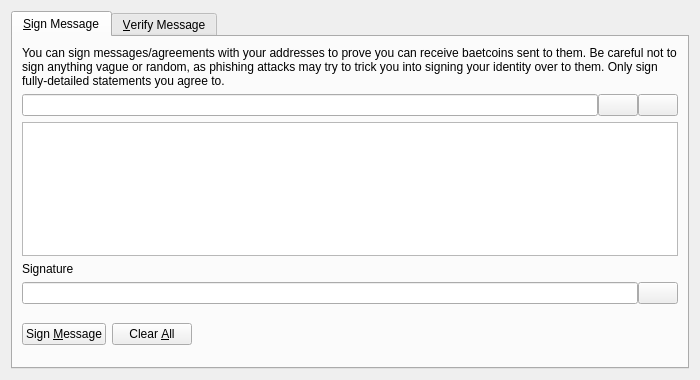
<?xml version="1.0" encoding="UTF-8"?>
<ui version="4.0">
 <class>SignVerifyMessageDialog</class>
 <widget class="QDialog" name="SignVerifyMessageDialog">
  <property name="geometry">
   <rect>
    <x>0</x>
    <y>0</y>
    <width>700</width>
    <height>380</height>
   </rect>
  </property>
  <property name="windowTitle">
   <string>Signatures - Sign / Verify a Message</string>
  </property>
  <property name="modal">
   <bool>true</bool>
  </property>
  <layout class="QVBoxLayout" name="verticalLayout">
   <item>
    <widget class="QTabWidget" name="tabWidget">
     <property name="currentIndex">
      <number>0</number>
     </property>
     <widget class="QWidget" name="tabSignMessage">
      <attribute name="title">
       <string>&amp;Sign Message</string>
      </attribute>
      <layout class="QVBoxLayout" name="verticalLayout_SM">
       <item>
        <widget class="QLabel" name="infoLabel_SM">
         <property name="text">
          <string>You can sign messages/agreements with your addresses to prove you can receive baetcoins sent to them. Be careful not to sign anything vague or random, as phishing attacks may try to trick you into signing your identity over to them. Only sign fully-detailed statements you agree to.</string>
         </property>
         <property name="textFormat">
          <enum>Qt::PlainText</enum>
         </property>
         <property name="wordWrap">
          <bool>true</bool>
         </property>
        </widget>
       </item>
       <item>
        <layout class="QHBoxLayout" name="horizontalLayout_1_SM">
         <property name="spacing">
          <number>0</number>
         </property>
         <item>
          <widget class="QValidatedLineEdit" name="addressIn_SM">
           <property name="toolTip">
            <string>The baetcoin address to sign the message with</string>
           </property>
          </widget>
         </item>
         <item>
          <widget class="QPushButton" name="addressBookButton_SM">
           <property name="toolTip">
            <string>Choose previously used address</string>
           </property>
           <property name="text">
            <string/>
           </property>
           <property name="icon">
            <iconset resource="../bitcoin.qrc">
             <normaloff>:/icons/address-book</normaloff>:/icons/address-book</iconset>
           </property>
           <property name="shortcut">
            <string>Alt+A</string>
           </property>
           <property name="autoDefault">
            <bool>false</bool>
           </property>
          </widget>
         </item>
         <item>
          <widget class="QPushButton" name="pasteButton_SM">
           <property name="toolTip">
            <string>Paste address from clipboard</string>
           </property>
           <property name="text">
            <string/>
           </property>
           <property name="icon">
            <iconset resource="../bitcoin.qrc">
             <normaloff>:/icons/editpaste</normaloff>:/icons/editpaste</iconset>
           </property>
           <property name="shortcut">
            <string>Alt+P</string>
           </property>
           <property name="autoDefault">
            <bool>false</bool>
           </property>
          </widget>
         </item>
        </layout>
       </item>
       <item>
        <widget class="QPlainTextEdit" name="messageIn_SM">
         <property name="toolTip">
          <string>Enter the message you want to sign here</string>
         </property>
        </widget>
       </item>
       <item>
        <widget class="QLabel" name="signatureLabel_SM">
         <property name="text">
          <string>Signature</string>
         </property>
         <property name="textFormat">
          <enum>Qt::PlainText</enum>
         </property>
        </widget>
       </item>
       <item>
        <layout class="QHBoxLayout" name="horizontalLayout_2_SM">
         <property name="spacing">
          <number>0</number>
         </property>
         <item>
          <widget class="QLineEdit" name="signatureOut_SM">
           <property name="font">
            <font>
             <italic>true</italic>
            </font>
           </property>
           <property name="readOnly">
            <bool>true</bool>
           </property>
          </widget>
         </item>
         <item>
          <widget class="QPushButton" name="copySignatureButton_SM">
           <property name="toolTip">
            <string>Copy the current signature to the system clipboard</string>
           </property>
           <property name="text">
            <string/>
           </property>
           <property name="icon">
            <iconset resource="../bitcoin.qrc">
             <normaloff>:/icons/editcopy</normaloff>:/icons/editcopy</iconset>
           </property>
           <property name="autoDefault">
            <bool>false</bool>
           </property>
          </widget>
         </item>
        </layout>
       </item>
       <item>
        <layout class="QHBoxLayout" name="horizontalLayout_3_SM">
         <item>
          <widget class="QPushButton" name="signMessageButton_SM">
           <property name="toolTip">
            <string>Sign the message to prove you own this baetcoin address</string>
           </property>
           <property name="text">
            <string>Sign &amp;Message</string>
           </property>
           <property name="icon">
            <iconset resource="../bitcoin.qrc">
             <normaloff>:/icons/edit</normaloff>:/icons/edit</iconset>
           </property>
           <property name="autoDefault">
            <bool>false</bool>
           </property>
          </widget>
         </item>
         <item>
          <widget class="QPushButton" name="clearButton_SM">
           <property name="toolTip">
            <string>Reset all sign message fields</string>
           </property>
           <property name="text">
            <string>Clear &amp;All</string>
           </property>
           <property name="icon">
            <iconset resource="../bitcoin.qrc">
             <normaloff>:/icons/remove</normaloff>:/icons/remove</iconset>
           </property>
           <property name="autoDefault">
            <bool>false</bool>
           </property>
          </widget>
         </item>
         <item>
          <spacer name="horizontalSpacer_1_SM">
           <property name="orientation">
            <enum>Qt::Horizontal</enum>
           </property>
           <property name="sizeHint" stdset="0">
            <size>
             <width>40</width>
             <height>48</height>
            </size>
           </property>
          </spacer>
         </item>
         <item>
          <widget class="QLabel" name="statusLabel_SM">
           <property name="font">
            <font>
             <weight>75</weight>
             <bold>true</bold>
            </font>
           </property>
           <property name="text">
            <string/>
           </property>
           <property name="wordWrap">
            <bool>true</bool>
           </property>
          </widget>
         </item>
         <item>
          <spacer name="horizontalSpacer_2_SM">
           <property name="orientation">
            <enum>Qt::Horizontal</enum>
           </property>
           <property name="sizeHint" stdset="0">
            <size>
             <width>40</width>
             <height>48</height>
            </size>
           </property>
          </spacer>
         </item>
        </layout>
       </item>
      </layout>
     </widget>
     <widget class="QWidget" name="tabVerifyMessage">
      <attribute name="title">
       <string>&amp;Verify Message</string>
      </attribute>
      <layout class="QVBoxLayout" name="verticalLayout_VM">
       <item>
        <widget class="QLabel" name="infoLabel_VM">
         <property name="text">
          <string>Enter the receiver's address, message (ensure you copy line breaks, spaces, tabs, etc. exactly) and signature below to verify the message. Be careful not to read more into the signature than what is in the signed message itself, to avoid being tricked by a man-in-the-middle attack. Note that this only proves the signing party receives with the address, it cannot prove sendership of any transaction!</string>
         </property>
         <property name="textFormat">
          <enum>Qt::PlainText</enum>
         </property>
         <property name="alignment">
          <set>Qt::AlignLeading|Qt::AlignLeft|Qt::AlignTop</set>
         </property>
         <property name="wordWrap">
          <bool>true</bool>
         </property>
        </widget>
       </item>
       <item>
        <layout class="QHBoxLayout" name="horizontalLayout_1_VM">
         <property name="spacing">
          <number>0</number>
         </property>
         <item>
          <widget class="QValidatedLineEdit" name="addressIn_VM">
           <property name="toolTip">
            <string>The baetcoin address the message was signed with</string>
           </property>
          </widget>
         </item>
         <item>
          <widget class="QPushButton" name="addressBookButton_VM">
           <property name="toolTip">
            <string>Choose previously used address</string>
           </property>
           <property name="text">
            <string/>
           </property>
           <property name="icon">
            <iconset resource="../bitcoin.qrc">
             <normaloff>:/icons/address-book</normaloff>:/icons/address-book</iconset>
           </property>
           <property name="shortcut">
            <string>Alt+A</string>
           </property>
           <property name="autoDefault">
            <bool>false</bool>
           </property>
          </widget>
         </item>
        </layout>
       </item>
       <item>
        <widget class="QPlainTextEdit" name="messageIn_VM"/>
       </item>
       <item>
        <widget class="QValidatedLineEdit" name="signatureIn_VM"/>
       </item>
       <item>
        <layout class="QHBoxLayout" name="horizontalLayout_2_VM">
         <item>
          <widget class="QPushButton" name="verifyMessageButton_VM">
           <property name="toolTip">
            <string>Verify the message to ensure it was signed with the specified baetcoin address</string>
           </property>
           <property name="text">
            <string>Verify &amp;Message</string>
           </property>
           <property name="icon">
            <iconset resource="../bitcoin.qrc">
             <normaloff>:/icons/transaction_0</normaloff>:/icons/transaction_0</iconset>
           </property>
           <property name="autoDefault">
            <bool>false</bool>
           </property>
          </widget>
         </item>
         <item>
          <widget class="QPushButton" name="clearButton_VM">
           <property name="toolTip">
            <string>Reset all verify message fields</string>
           </property>
           <property name="text">
            <string>Clear &amp;All</string>
           </property>
           <property name="icon">
            <iconset resource="../bitcoin.qrc">
             <normaloff>:/icons/remove</normaloff>:/icons/remove</iconset>
           </property>
           <property name="autoDefault">
            <bool>false</bool>
           </property>
          </widget>
         </item>
         <item>
          <spacer name="horizontalSpacer_1_VM">
           <property name="orientation">
            <enum>Qt::Horizontal</enum>
           </property>
           <property name="sizeHint" stdset="0">
            <size>
             <width>40</width>
             <height>48</height>
            </size>
           </property>
          </spacer>
         </item>
         <item>
          <widget class="QLabel" name="statusLabel_VM">
           <property name="font">
            <font>
             <weight>75</weight>
             <bold>true</bold>
            </font>
           </property>
           <property name="text">
            <string/>
           </property>
           <property name="wordWrap">
            <bool>true</bool>
           </property>
          </widget>
         </item>
         <item>
          <spacer name="horizontalSpacer_2_VM">
           <property name="orientation">
            <enum>Qt::Horizontal</enum>
           </property>
           <property name="sizeHint" stdset="0">
            <size>
             <width>40</width>
             <height>48</height>
            </size>
           </property>
          </spacer>
         </item>
        </layout>
       </item>
      </layout>
     </widget>
    </widget>
   </item>
  </layout>
 </widget>
 <customwidgets>
  <customwidget>
   <class>QValidatedLineEdit</class>
   <extends>QLineEdit</extends>
   <header>qt/qvalidatedlineedit.h</header>
  </customwidget>
 </customwidgets>
 <resources>
  <include location="../bitcoin.qrc"/>
 </resources>
 <connections/>
</ui>
